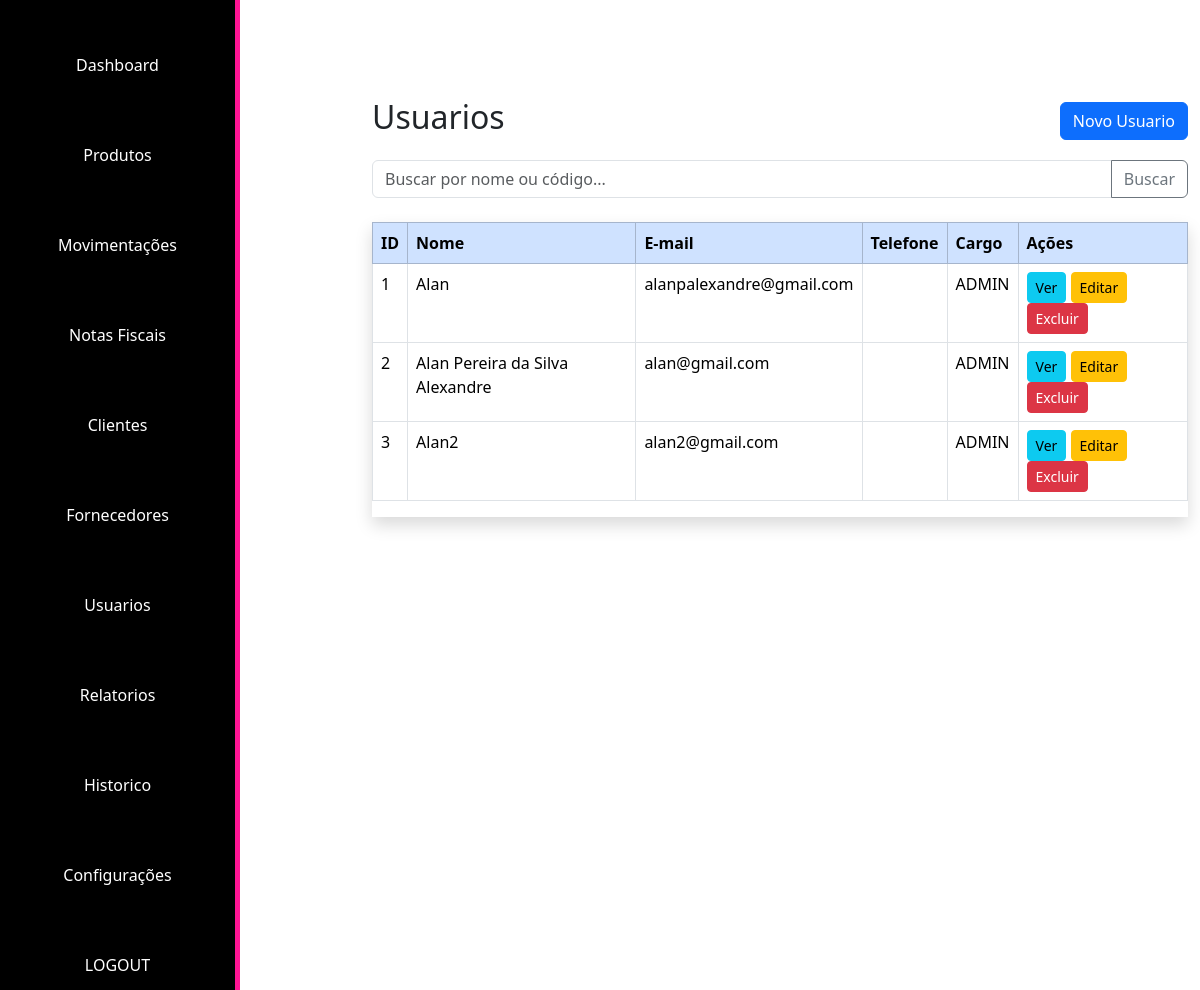
The app's page /exibicaoUsuario/ (signed in), older data.
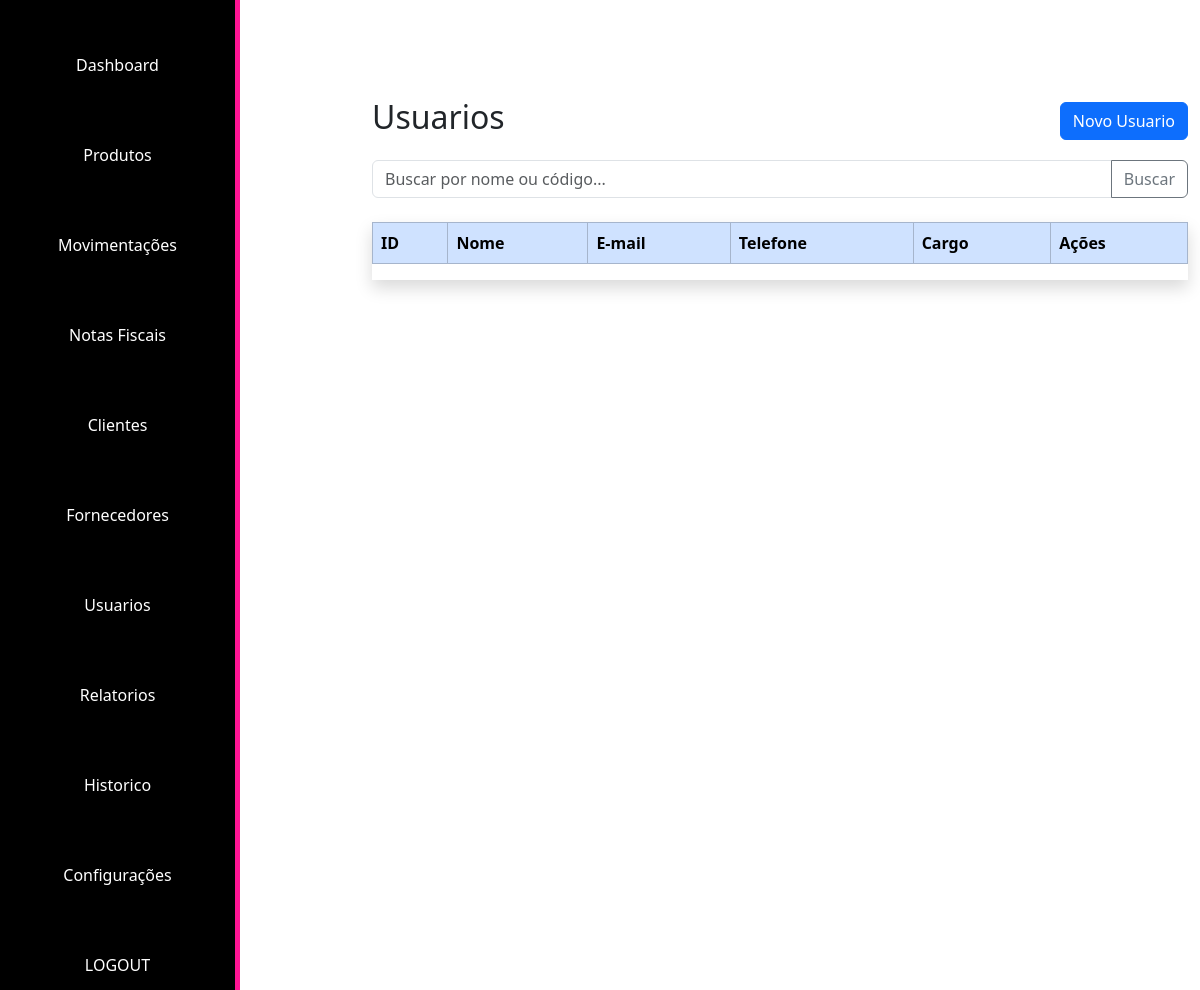
The same page, newer data.
### app_projeto_TCC/models.py (models this page shows, shortened)
class Usuarios(models.Model):
    nome = models.CharField(max_length=100)
    email = models.EmailField(unique=True)
    senha_hash = models.CharField(max_length=150)
    cargo = models.CharField(max_length=50)
    permissao = models.CharField(max_length=50)

### app_projeto_TCC/views.py (the view)
# urls.py: path('exibicaoUsuario/', views.exibir_usuarios_page, name='exibir_usuarios_page'),
@login_required(login_url='start_page')
def exibir_usuarios_page(request):
    usuarios = {
        'usuarios': Usuarios.objects.all()
    }
    return render(request, 'exibicao/exibirUsuario.html', usuarios)

### app_projeto_TCC/templates/exibicao/exibirUsuario.html (shortened to what this page needs)
{% extends 'admin/Inicio/index.html' %}
  {% block conteudo %}
  <div class="container mt-5">
    <div class="d-flex justify-content-between align-items-center mb-3">
      <h2>Usuarios</h2>
      <a href="{% url 'cadastroUsuario_page' %}" class="btn btn-primary">Novo Usuario</a>
    </div>
    <form class="input-group mb-4" method="get" action="/usuarios">
      <input type="text" class="form-control" name="busca" placeholder="Buscar por nome ou código...">
      <button class="btn btn-outline-secondary" type="submit">Buscar</button>
    </form>
    <div class="table-responsive shadow">
      <table class="table table-hover table-bordered bg-white">
        <thead class="table-primary">
          <tr>
            <th>ID</th>
            <th>Nome</th>
            <th>E-mail</th>
            <th>Telefone</th>
            <th>Cargo</th>
            <th>Ações</th>
          </tr>
        </thead>
        <tbody>
           {% for usuario in usuarios %}
          <tr>
            <td>{{usuario.id}}</td>
            <td>{{usuario.nome}}</td>
            <td>{{usuario.email}}</td>
            <td>{{usuario.telefone}}</td>
            <td>{{usuario.cargo}}</td>
            <td>
              <a href="/usuarios/1" class="btn btn-sm btn-info">Ver</a>
              <a href="/usuarios/1/editar" class="btn btn-sm btn-warning">Editar</a>
              <a href="/usuarios/1/excluir" class="btn btn-sm btn-danger">Excluir</a>
            </td>
          </tr>
          {% endfor %}
        </tbody>
      </table>
    </div>
  </div>
  {%endblock%}

### app_projeto_TCC/templates/admin/Inicio/index.html (shortened to what this page needs)
{% load static %}
<!DOCTYPE html>
<html lang="pt-BR">
<head>
    <link rel="stylesheet" href="{% static 'Css/admin/Inicio/index.css' %}">
    <link rel="stylesheet" href="{% static 'Css/messeges/messege.css' %}">
    <link href="https://cdn.jsdelivr.net/npm/bootstrap@5.3.2/dist/css/bootstrap.min.css" rel="stylesheet">
</head>
<body>
    <header>
        <nav class="nav-items">
            <div class="dropdown">
                <button><span class="icon"></span>Dashboard</button>
            </div>
            <div class="dropdown">
                <button><span class="icon"></span>Produtos</button>
            </div>
            <div class="dropdown">
                <button><span class="icon"></span>Movimentações</button>
            </div>
            <div class="dropdown">
                <button><span class="icon"></span>Notas Fiscais</button>
            </div>
            <div class="dropdown">
                <button><span class="icon"></span>Clientes</button>
            </div>
            <div class="dropdown">
                <button><span class="icon"></span>Fornecedores</button>
            </div>
            <div class="dropdown">
                <button><span class="icon"></span>Usuarios</button>
            </div>
            <div class="dropdown">
                <button><span class="icon"></span>Relatorios</button>
            </div>
            <div class="dropdown">
                <button><span class="icon"></span>Historico</button>
            </div>
            <div class="dropdown">
                <button><span class="icon"></span>Configurações</button>
            </div>
            <button><span class="icon"></span><a href="{% url 'logout' %}">LOGOUT</a></button>
        </nav>
    </header>
    <main>
        {% block conteudo %}{% endblock %}
    </main>
</body>
</html>

### static/Css/admin/Inicio/index.css (style rules this page uses)
* { margin: 0; padding: 0; box-sizing: border-box; }
body { display: flex; min-height: 100vh; }
header { text-align: center; background: black; border-right: 5px solid deeppink; min-height: 100vh; min-width: 20%; max-width: 12%; }
.nav-items button { background-color: black; color: white; height: 50px; width: 90%; border: none; margin-top: 40px; }
.nav-items a { text-decoration: none; color: white; }
.nav-items .dropdown { display: inline; }
main { width: 100%; min-height: 100%; padding-left: 10%; padding-top: 50px; }

Row changes from the older to the newer data that the page shows:
removed Usuarios: id "1", nome "Alan", email "alanpalexandre@gmail.com", cargo "ADMIN"
removed Usuarios: id "2", nome "Alan Pereira da Silva Alexandre", email "alan@gmail.com", cargo "ADMIN"
removed Usuarios: id "3", nome "Alan2", email "alan2@gmail.com", cargo "ADMIN"
